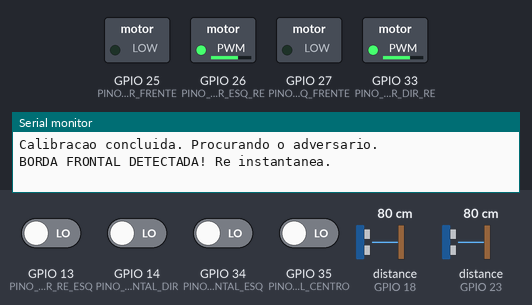
Simulated run of this sketch. Board: ESP32. On the bench: switched loads named in the sketch (green lamp = pin HIGH), the last lines printed to the serial monitor. Dashed ring = blinking. The inputs (shaded band) are chosen by the test bench; at power-on: GPIO 13 (PINO_SENSOR_RE_ESQ), GPIO 14 (PINO_LINHA_FRONTAL_DIR), GPIO 34 (PINO_LINHA_FRONTAL_ESQ), GPIO 35 (PINO_LINHA_FRONTAL_CENTRO) LOW, distance to the obstacle (sensors on GPIO 18, GPIO 23) 80 cm. The echo pulse lasts 58.3 µs per cm; pins used as bus, display or sensor lines are not drawn.

Above: at 5.1 s.
5.2 s: GPIO 14 (PINO_LINHA_FRONTAL_DIR) driven HIGH and GPIO 34 (PINO_LINHA_FRONTAL_ESQ) driven HIGH and GPIO 35 (PINO_LINHA_FRONTAL_CENTRO) driven HIGH
At 7.88 s:
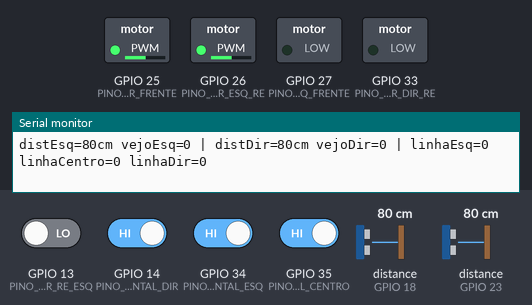
9.6 s: distance to the obstacle (sensor on GPIO 18) set to 43 cm
13.6 s: distance to the obstacle (sensor on GPIO 18) set to 36 cm
At 14.0 s:
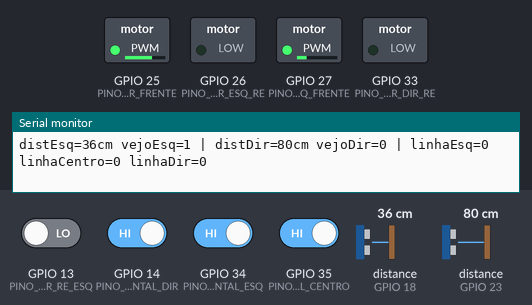
17.6 s: distance to the obstacle (sensor on GPIO 23) set to 43 cm
21.6 s: distance to the obstacle (sensor on GPIO 23) set to 37 cm
At 21.9 s:
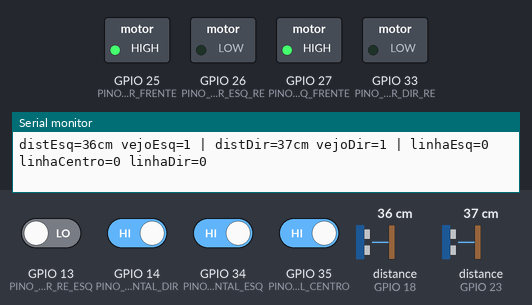
25.6 s: distance to the obstacle (sensor on GPIO 18) set to 60 cm
At 26.2 s:
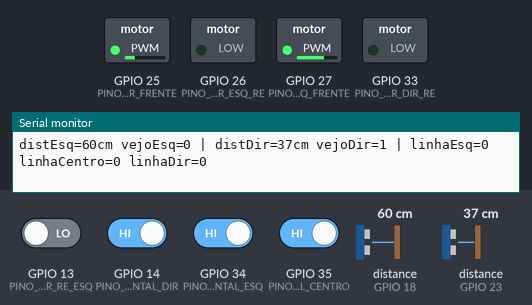
Timing chart, 0 to 28.6 s (numbered marks = the images above; inputs shaded):
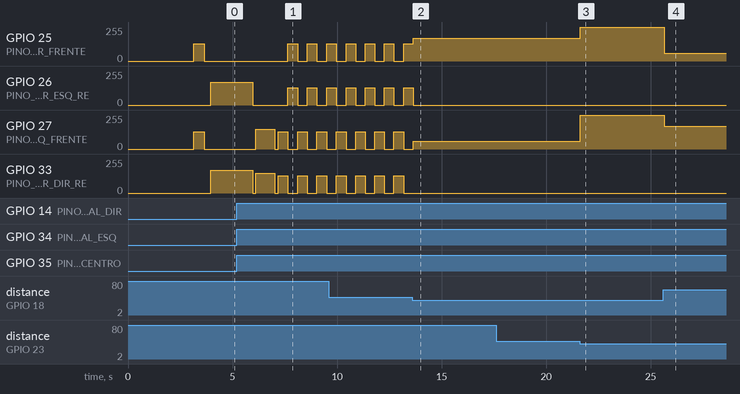

The sketch:

sumobot_final.ino
```cpp
/*
  =====================================================================
  SUMOBOT - CODIGO COMPLETO DA DISPUTA
  =====================================================================
  Sequencia:
    1) Liga -> espera ate 3s.
    2) Da re ate o sensor de re (tras) achar a borda branca -> avanca
       um pouco pra sair de cima da linha -> para.
    3) A partir dai, entra em operacao continua:
         - Se o sensor de linha da FRENTE ver branco a qualquer
           momento -> re instantanea de ~2s -> gira 180 pra ficar de
           frente pro centro -> volta a procurar. Isso tem prioridade
           sobre tudo o mais, sempre.
         - Se os dois sensores de distancia virem o adversario ao
           mesmo tempo -> ele esta em linha reta na frente -> avanca
           com tudo.
         - Se so um sensor de distancia ver -> curva pra aquele lado
           avancando ao mesmo tempo (se alinha e ja fecha distancia).
         - Se nenhum ver -> varre de um lado pro outro (sem dar volta
           completa) procurando.

  ===================== LEIA ANTES DE CONFIAR NISSO =====================
  1) NIVEL_BRANCO (linha ~50): o comportamento LOW/HIGH dos sensores de
     linha varia de modulo pra modulo e NUNCA foi testado nessa nossa
     conversa. Teste em cima do preto e do branco reais da arena antes
     da disputa - se estiver invertido, o robo faz o oposto do que
     deveria (anda PRA a borda em vez de fugir).
  2) TEMPO_MEIO_GIRO_MS e TEMPO_GIRO_180_MS (linha ~60) sao APROXIMACOES
     por tempo, calibradas no chute - nao ha giroscopio nem encoder pra
     medir angulo de verdade. Cronometre visualmente quanto tempo o seu
     robo leva pra girar 90 e 180 graus na velocidade escolhida e ajuste
     esses dois valores antes de confiar no giro de retomada.
  3) TRIM_ESQ / TRIM_DIR (linha ~66): usa os mesmos valores que voce ja
     calibrou nos testes anteriores pra ele andar reto avancando.
  4) Teste PRIMEIRO com o robo apoiado (rodas no ar) rodando so o Serial
     Monitor, conferindo se os prints de sensor de linha fazem sentido
     (0 sobre o preto, 1 sobre o branco, ou o contrario - so o teste
     real confirma).

  Pinagem igual ao guia de ligacoes:
    Motor Esquerdo - velocidade frente: GPIO27 / velocidade re: GPIO26
    Motor Direito  - velocidade frente: GPIO25 / velocidade re: GPIO33
    Sensor de Re Esquerdo  (TCRT5000) - sinal: GPIO13
    Sensor de Re Direito   (TCRT5000) - sinal: GPIO32
    Sensor de Linha Frontal (3 canais)
        ponta esquerda - sinal: GPIO34
        centro         - sinal: GPIO35
        ponta direita  - sinal: GPIO14
    Sensor do Adversario Esquerdo (HC-SR04) - dispara: GPIO5  / escuta: GPIO18
    Sensor do Adversario Direito  (HC-SR04) - dispara: GPIO19 / escuta: GPIO23
  =====================================================================
*/

// ---------------------- PINAGEM ----------------------

const int PINO_MOTOR_ESQ_FRENTE = 27;
const int PINO_MOTOR_ESQ_RE     = 26;
const int PINO_MOTOR_DIR_FRENTE = 25;
const int PINO_MOTOR_DIR_RE     = 33;

const int PINO_SENSOR_RE_ESQ = 13;
const int PINO_SENSOR_RE_DIR = 32;

const int PINO_LINHA_FRONTAL_ESQ    = 34;
const int PINO_LINHA_FRONTAL_CENTRO = 35;
const int PINO_LINHA_FRONTAL_DIR    = 14;

const int PINO_ADV_ESQ_TRIG = 5;
const int PINO_ADV_ESQ_ECHO = 18;
const int PINO_ADV_DIR_TRIG = 19;
const int PINO_ADV_DIR_ECHO = 23;

// ---------------------- AJUSTES - LEIA O AVISO NO TOPO DO ARQUIVO ----------------------

// Nivel logico que os sensores de linha retornam em cima do BRANCO.
// NUNCA TESTADO - confirme na pratica antes de confiar.
const int NIVEL_BRANCO = LOW;

const unsigned long TEMPO_DELAY_INICIAL_MS   = 3000; // espera antes de comecar (regra da disputa)
const unsigned long TEMPO_MAX_RE_CALIB_MS    = 4000; // seguranca: se o sensor de re nunca achar a borda
const unsigned long TEMPO_AVANCO_CALIB_MS    = 500;  // avanco curto apos achar a borda de tras na calibracao

const unsigned long TEMPO_RE_BORDA_MS  = 2000; // re ao encontrar a borda da frente (pedido: "uns 2 segundos")
const unsigned long TEMPO_GIRO_180_MS  = 900;  // CALIBRAR: tempo pra girar ~180 graus
const unsigned long TEMPO_MEIO_GIRO_MS = 450;  // CALIBRAR: tempo pra girar ~90 graus (varredura de busca)

const unsigned long PAUSA_ENTRE_SENSORES_MS = 20; // evita um ultrassonico "ouvir" o eco do outro
const int DISTANCIA_DETECCAO_CM = 40; // "enxergo o adversario" dentro desse alcance

const int VELOCIDADE_RE_CALIB        = 150; // 0-255, re inicial de calibracao
const int VELOCIDADE_AVANCO_CALIB    = 130; // avanco curto pos-calibracao
const int VELOCIDADE_RE_BORDA        = 170; // re ao bater na borda da frente
const int VELOCIDADE_GIRO_180        = 150; // giro de retomada apos a borda
const int VELOCIDADE_BUSCA_GIRO      = 130; // varredura procurando o adversario
const int VELOCIDADE_ALINHAR_EXTERNA = 170; // roda de fora ao curvar em direcao ao adversario
const int VELOCIDADE_ALINHAR_INTERNA = 60;  // roda de dentro ao curvar em direcao ao adversario
const int VELOCIDADE_ATAQUE          = 255; // adversario em linha reta na frente

// Ajuste fino (trim) pra andar reto - use os valores ja calibrados nos testes.
const int TRIM_ESQ = 0;
const int TRIM_DIR = 0;

// ---------------------- VARIAVEIS DE ESTADO DA BUSCA ----------------------

bool buscaIniciada = false;
int direcaoBusca = 1; // 1 = um sentido, -1 = o outro
unsigned long marcaTempoBusca = 0;
unsigned long ultimoDebugMs = 0;

// ---------------------- SETUP ----------------------

void setup() {
  Serial.begin(115200);

  pinMode(PINO_MOTOR_ESQ_FRENTE, OUTPUT);
  pinMode(PINO_MOTOR_ESQ_RE, OUTPUT);
  pinMode(PINO_MOTOR_DIR_FRENTE, OUTPUT);
  pinMode(PINO_MOTOR_DIR_RE, OUTPUT);

  pinMode(PINO_SENSOR_RE_ESQ, INPUT);
  pinMode(PINO_SENSOR_RE_DIR, INPUT);
  pinMode(PINO_LINHA_FRONTAL_ESQ, INPUT);
  pinMode(PINO_LINHA_FRONTAL_CENTRO, INPUT);
  pinMode(PINO_LINHA_FRONTAL_DIR, INPUT);

  pinMode(PINO_ADV_ESQ_TRIG, OUTPUT);
  pinMode(PINO_ADV_ESQ_ECHO, INPUT);
  pinMode(PINO_ADV_DIR_TRIG, OUTPUT);
  pinMode(PINO_ADV_DIR_ECHO, INPUT);

  pararRobo();

  Serial.println("Sumobot ligado. Aguardando delay inicial...");
  delay(TEMPO_DELAY_INICIAL_MS);

  // ---- Calibracao: re ate achar a borda de tras ----
  Serial.println("Calibracao: dando re ate achar a borda...");
  moverRobo(-VELOCIDADE_RE_CALIB, -VELOCIDADE_RE_CALIB);

  unsigned long inicioRe = millis();
  while (!detectaBranco(PINO_SENSOR_RE_ESQ) && !detectaBranco(PINO_SENSOR_RE_DIR)) {
    if (millis() - inicioRe >= TEMPO_MAX_RE_CALIB_MS) {
      Serial.println("Timeout de seguranca na re de calibracao (sensor pode nao ter disparado).");
      break;
    }
  }
  pararRobo();
  Serial.println("Borda de tras encontrada. Avancando um pouco pra sair da linha...");

  delay(150);
  moverRobo(VELOCIDADE_AVANCO_CALIB + TRIM_ESQ, VELOCIDADE_AVANCO_CALIB + TRIM_DIR);
  delay(TEMPO_AVANCO_CALIB_MS);
  pararRobo();
  delay(300);

  Serial.println("Calibracao concluida. Procurando o adversario.");
}

// ---------------------- LOOP PRINCIPAL ----------------------

void loop() {
  // 1) PRIORIDADE MAXIMA: nunca sair da arena pela frente.
  bool brancoEsq    = detectaBranco(PINO_LINHA_FRONTAL_ESQ);
  bool brancoCentro = detectaBranco(PINO_LINHA_FRONTAL_CENTRO);
  bool brancoDir    = detectaBranco(PINO_LINHA_FRONTAL_DIR);

  if (brancoEsq || brancoCentro || brancoDir) {
    reagirBordaFrontal();
    return; // recomeca o loop do zero, ja de volta no modo de busca
  }

  // 2) Procurar, se alinhar e atacar o adversario.
  long distEsq = lerDistanciaCm(PINO_ADV_ESQ_TRIG, PINO_ADV_ESQ_ECHO);
  delay(PAUSA_ENTRE_SENSORES_MS);
  long distDir = lerDistanciaCm(PINO_ADV_DIR_TRIG, PINO_ADV_DIR_ECHO);

  bool vejoEsq = (distEsq > 0 && distEsq <= DISTANCIA_DETECCAO_CM);
  bool vejoDir = (distDir > 0 && distDir <= DISTANCIA_DETECCAO_CM);

  if (vejoEsq && vejoDir) {
    // Adversario em linha reta na frente: avanca com tudo.
    buscaIniciada = false;
    moverRobo(VELOCIDADE_ATAQUE + TRIM_ESQ, VELOCIDADE_ATAQUE + TRIM_DIR);

  } else if (vejoEsq) {
    // Adversario a esquerda: curva pra esquerda ja avancando (alinha e fecha distancia).
    buscaIniciada = false;
    moverRobo(VELOCIDADE_ALINHAR_INTERNA, VELOCIDADE_ALINHAR_EXTERNA);

  } else if (vejoDir) {
    // Adversario a direita: curva pra direita ja avancando.
    buscaIniciada = false;
    moverRobo(VELOCIDADE_ALINHAR_EXTERNA, VELOCIDADE_ALINHAR_INTERNA);

  } else {
    // Ninguem a vista: varre de um lado pro outro, nunca dando a volta completa.
    girarBusca();
  }

  debugPeriodico(distEsq, distDir, vejoEsq, vejoDir, brancoEsq, brancoCentro, brancoDir);
}

// ---------------------- MANOBRA DE BORDA (FRENTE) ----------------------

void reagirBordaFrontal() {
  Serial.println("BORDA FRONTAL DETECTADA! Re instantanea.");
  pararRobo();
  moverRobo(-VELOCIDADE_RE_BORDA, -VELOCIDADE_RE_BORDA);
  delay(TEMPO_RE_BORDA_MS);
  pararRobo();
  delay(150);

  Serial.println("Girando ~180 graus para ficar de frente pro centro...");
  moverRobo(VELOCIDADE_GIRO_180, -VELOCIDADE_GIRO_180); // sempre gira no mesmo sentido
  delay(TEMPO_GIRO_180_MS);
  pararRobo();
  delay(150);

  buscaIniciada = false; // garante que a proxima varredura comece do zero
  Serial.println("Retomando a busca do adversario.");
}

// ---------------------- BUSCA (VARREDURA) ----------------------

void girarBusca() {
  unsigned long agora = millis();

  if (!buscaIniciada) {
    buscaIniciada = true;
    marcaTempoBusca = agora;
    direcaoBusca = 1;
  }

  if (agora - marcaTempoBusca >= TEMPO_MEIO_GIRO_MS) {
    direcaoBusca = -direcaoBusca; // troca de lado - nunca da a volta completa
    marcaTempoBusca = agora;
  }

  if (direcaoBusca == 1) {
    moverRobo(VELOCIDADE_BUSCA_GIRO, -VELOCIDADE_BUSCA_GIRO);
  } else {
    moverRobo(-VELOCIDADE_BUSCA_GIRO, VELOCIDADE_BUSCA_GIRO);
  }
}

// ---------------------- SENSORES ----------------------

bool detectaBranco(int pino) {
  return digitalRead(pino) == NIVEL_BRANCO;
}

long lerDistanciaCm(int pinoTrig, int pinoEcho) {
  digitalWrite(pinoTrig, LOW);
  delayMicroseconds(2);
  digitalWrite(pinoTrig, HIGH);
  delayMicroseconds(10);
  digitalWrite(pinoTrig, LOW);

  long duracaoUs = pulseIn(pinoEcho, HIGH, 30000); // timeout de 30ms
  if (duracaoUs == 0) return -1; // sem eco = nao detectou nada no alcance
  return duracaoUs / 58;
}

// ---------------------- MOTORES ----------------------

void setMotorEsquerdo(int velocidade) {
  velocidade = constrain(velocidade, -255, 255);
  if (velocidade >= 0) {
    analogWrite(PINO_MOTOR_ESQ_FRENTE, velocidade);
    analogWrite(PINO_MOTOR_ESQ_RE, 0);
  } else {
    analogWrite(PINO_MOTOR_ESQ_FRENTE, 0);
    analogWrite(PINO_MOTOR_ESQ_RE, -velocidade);
  }
}

void setMotorDireito(int velocidade) {
  velocidade = constrain(velocidade, -255, 255);
  if (velocidade >= 0) {
    analogWrite(PINO_MOTOR_DIR_FRENTE, velocidade);
    analogWrite(PINO_MOTOR_DIR_RE, 0);
  } else {
    analogWrite(PINO_MOTOR_DIR_FRENTE, 0);
    analogWrite(PINO_MOTOR_DIR_RE, -velocidade);
  }
}

void moverRobo(int velocidadeEsq, int velocidadeDir) {
  setMotorEsquerdo(velocidadeEsq);
  setMotorDireito(velocidadeDir);
}

void pararRobo() {
  moverRobo(0, 0);
}

// ---------------------- DEBUG ----------------------

void debugPeriodico(long distEsq, long distDir, bool vejoEsq, bool vejoDir,
                     bool brancoEsq, bool brancoCentro, bool brancoDir) {
  if (millis() - ultimoDebugMs < 300) return;
  ultimoDebugMs = millis();

  Serial.print("distEsq="); Serial.print(distEsq);
  Serial.print("cm vejoEsq="); Serial.print(vejoEsq);
  Serial.print(" | distDir="); Serial.print(distDir);
  Serial.print("cm vejoDir="); Serial.print(vejoDir);
  Serial.print(" | linhaEsq="); Serial.print(brancoEsq);
  Serial.print(" linhaCentro="); Serial.print(brancoCentro);
  Serial.print(" linhaDir="); Serial.println(brancoDir);
}
```

Measured:
- the behaviour switches between 41 and 40 cm on distance to the obstacle (sensor on GPIO 18) (found by bisection; images 1 and 2)
- the behaviour switches between 41 and 40 cm on distance to the obstacle (sensor on GPIO 23) (found by bisection; images 2 and 3)
- after the input at 5.2 s, GPIO 25 (PINO_MOTOR_DIR_FRENTE): alternates 130/255 for 0.46 s and 0/255 for 0.46 s, starting after 2.5 s
- after the input at 13.6 s, GPIO 26 (PINO_MOTOR_ESQ_RE): goes on until 13.6 s, then stays 0/255; GPIO 33 (PINO_MOTOR_DIR_RE): stops changing and stays 0/255
- after the input at 21.6 s, GPIO 25 (PINO_MOTOR_DIR_FRENTE): 170/255 → 255/255 at once; GPIO 27 (PINO_MOTOR_ESQ_FRENTE): 60/255 → 255/255 at once
- after the input at 25.6 s, GPIO 25 (PINO_MOTOR_DIR_FRENTE): 255/255 → 60/255 after 0.05 s; GPIO 27 (PINO_MOTOR_ESQ_FRENTE): 255/255 → 170/255 after 0.05 s
- by itself, GPIO 26 (PINO_MOTOR_ESQ_RE): repeats every 0.92 s: 130/255 0.46 s, 0/255 0.46 s
